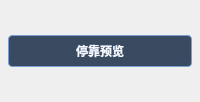
<?xml version="1.0" encoding="UTF-8"?>
<ui version="4.0">
 <class>IDEDockerDropOverlayForm</class>
 <widget class="QWidget" name="DockerDropOverlay">
  <property name="focusPolicy"><enum>Qt::NoFocus</enum></property>
  <property name="styleSheet"><string notr="true">QWidget#DockerDropOverlay { background:rgba(58,126,209,75); border:2px solid rgba(130,188,255,240); border-radius:4px; }
QLabel#dropHint { color:#f1f6ff; background:rgba(28,48,74,220); border:1px solid #769fcf; border-radius:4px; padding:6px; font-weight:bold; }</string></property>
  <property name="tabsText" stdset="0"><string>合并为标签</string></property>
  <property name="reorderText" stdset="0"><string>调整标签顺序</string></property>
  <property name="leftText" stdset="0"><string>停靠到左侧</string></property>
  <property name="rightText" stdset="0"><string>停靠到右侧</string></property>
  <property name="topText" stdset="0"><string>停靠到上方</string></property>
  <property name="bottomText" stdset="0"><string>停靠到下方</string></property>
  <property name="rootPrefix" stdset="0"><string>主布局 · </string></property>
  <layout class="QVBoxLayout" name="previewLayout">
   <property name="sizeConstraint"><enum>QLayout::SetNoConstraint</enum></property>
   <property name="leftMargin"><number>8</number></property><property name="topMargin"><number>8</number></property><property name="rightMargin"><number>8</number></property><property name="bottomMargin"><number>8</number></property>
   <item><spacer name="topSpace"><property name="orientation"><enum>Qt::Vertical</enum></property><property name="sizeHint" stdset="0"><size><width>0</width><height>0</height></size></property></spacer></item>
   <item><widget class="QLabel" name="dropHint">
    <property name="sizePolicy"><sizepolicy hsizetype="Ignored" vsizetype="Preferred"><horstretch>0</horstretch><verstretch>0</verstretch></sizepolicy></property>
    <property name="text"><string>停靠预览</string></property><property name="alignment"><set>Qt::AlignCenter</set></property><property name="wordWrap"><bool>true</bool></property>
   </widget></item>
   <item><spacer name="bottomSpace"><property name="orientation"><enum>Qt::Vertical</enum></property><property name="sizeHint" stdset="0"><size><width>0</width><height>0</height></size></property></spacer></item>
  </layout>
 </widget>
 <resources/>
 <connections/>
</ui>
